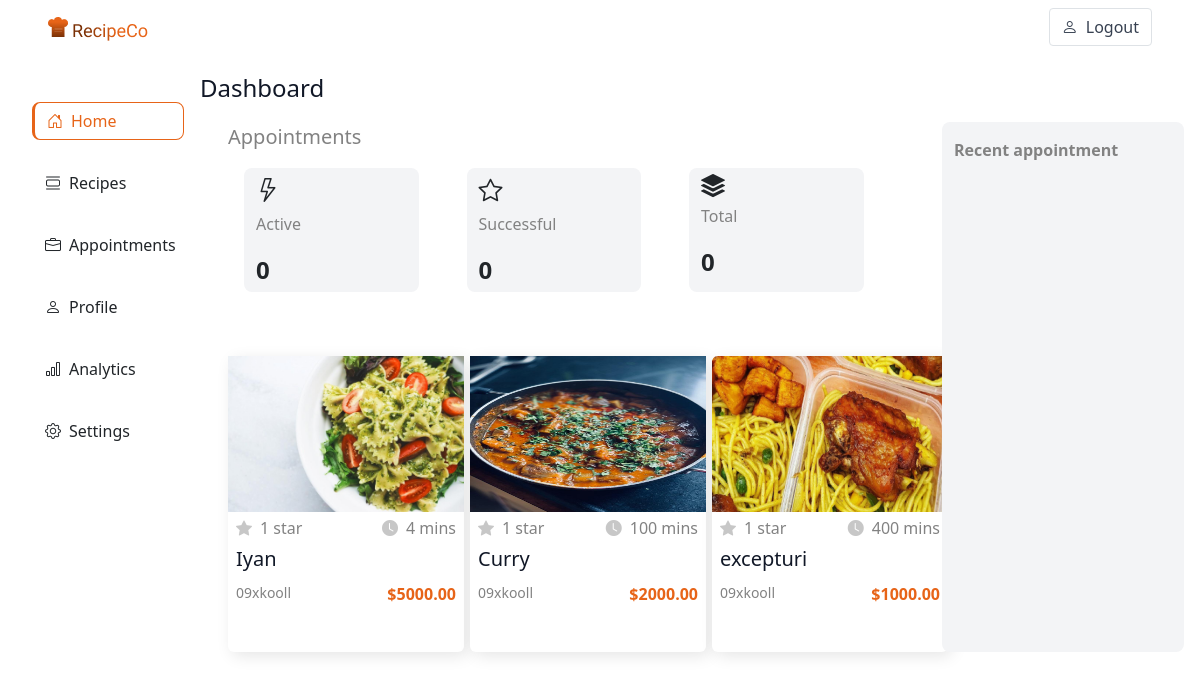
/chef/dashboard (signed in), run on the app's committed database.
### chef_management_app/models.py (models this page shows)
class Recipe(models.Model):
    id = models.AutoField(primary_key=True)
    name = models.CharField(max_length=255)
    decription = RichTextField(blank=True, null=True)
    method = RichTextField(blank=True, null=True)
    ingredient = RichTextField(blank=True, null=True)
    image_url = models.ImageField(upload_to=filepath_recipe, null=True, blank=True)
    created_at = models.DateTimeField(auto_now_add=True)
    price = models.IntegerField()
    period = models.IntegerField()
    address_name = models.TextField()
    country_id = models.ForeignKey(
        Country, on_delete=models.DO_NOTHING, null=True, blank=True
    )
    continent_id = models.ForeignKey(
        Continent, on_delete=models.DO_NOTHING, null=True, blank=True
    )
    chefuser_id = models.ForeignKey(ChefUser, on_delete=models.CASCADE)
    objects = models.Manager()

class ChefUser(models.Model):
    id = models.AutoField(primary_key=True)
    admin = models.OneToOneField(CustomUser, on_delete=models.CASCADE)
    chef_name = models.CharField(max_length=255)
    phone_number = models.CharField(max_length=255)
    image_url = models.ImageField(upload_to=filepath_chef, null=True, blank=True)
    join_date = models.DateTimeField(auto_now_add=True)
    address_name = models.TextField()
    country_id = models.ForeignKey(
        Country, on_delete=models.DO_NOTHING, null=True, blank=True
    )
    continent_id = models.ForeignKey(
        Continent, on_delete=models.DO_NOTHING, null=True, blank=True
    )
    objects = models.Manager()

### chef_management_app/views/chefView.py (the view)
# urls.py: path("chef/dashboard", chefView.HomePages, name="chef_home"),
def HomePages(request):
    chefuser = ChefUser.objects.get(admin = request.user.id)
    count_appointment = Appointment.objects.filter(chefuser_id = chefuser).count()
    appointment = Appointment.objects.filter(chefuser_id = chefuser, message = "Pending").order_by("-created_at")
    recent_appointment = appointment[:6]
    payment_appointment = Payment.objects.filter(chefuser_id = chefuser, message = "Payment Successful").count()
    recipes = Recipe.objects.filter(chefuser_id = chefuser).order_by('-created_at')[:3]
    total_appointment = count_appointment + payment_appointment
    recipes_ratings = []
    for recipe_obj in recipes:
        recipe_rating_obj = RecipeRating.objects.filter(recipe_id = recipe_obj.id)
        total_rating = CalculateRating(recipe_rating_obj) + 1
        response = {
            "recipe" : recipe_obj,
            "rating" : total_rating,
        }
        recipes_ratings.append(response)
    return render(request, "Chef/home.html", { "count_appointment" : total_appointment,  "pending_appointment" : count_appointment, "payment_appointment" : payment_appointment, "recipes" : recipes_ratings, "recent_appointment" : recent_appointment })

### chef_management_app/views/chefView.py (called while the page is built, shortened)
def CalculateRating(ratings):
    rating_initial = 0
    sum_divid = 1
    total_num = (rating_initial) / (sum_divid)
    return int(total_num)

### chef_management_app/templates/chef/home.html (shortened to what this page needs)
{% extends 'chef/navbar.html' %}
{% block chef_content %}
    <div>
        <p class="recipeco-black fs-4">Dashboard</p>
    </div>
    <div class="mx-3 mt-2 row">
        <div class="col-md-9">
            <div class="mb-5">
                <p class="section-text fs-5">Appointments</p>
                <div class="row ms-3">
                    <div class="col-md-3 appointment-card">
                        <div class="my-1">
                            <i class="bi bi-lightning fs-4"></i>
                        </div>
                        <p class="section-text mb-3">Active</p>
                        <p class="mb-1 fw-bold fs-4">{{ pending_appointment }}</p>
                    </div>
                    <div class="col-md-3 appointment-card mx-5">
                        <div class="my-1">
                            <i class="bi bi-star fs-4"></i>
                        </div>
                        <p class="section-text mb-3">Successful</p>
                        <p class="mb-1 fw-bold fs-4">{{ payment_appointment }}</p>
                    </div>
                    <div class="col-md-3 appointment-card">
                        <div>
                            <i class="bi bi-stack fs-4"></i>
                        </div>
                        <p class="section-text mb-3">Total</p>
                        <p class="mb-1 fw-bold fs-4">{{ count_appointment }}</p>
                    </div>
                </div>
            </div>
            <div>
                <div class="row">
                    {% for recipe in recipes %}
                        <div class="col-md-4">
                                <div class="col-md-3 mt-3">
                                    <a href="{% url 'get_recipe_Id' recipe.recipe.id %}" class="text-decoration-none">
                                        <div class="tr-card">
                                            <div>
                                                <img src="../media/{{ recipe.recipe.image_url }}" alt="placeholder meal" width="236" height="156">
                                            </div>
                                            <div class="mx-2">
                                                <div class="d-flex justify-content-between mt-1">
                                                    <div class="d-flex">
                                                        <i class="bi bi-star-fill section-logo me-2"></i>
                                                        <p class="mb-0 section-text">{{ recipe.rating }} star</p>
                                                    </div>
                                                    <div class="d-flex">
                                                        <i class="bi bi-clock-fill me-2 section-logo"></i>
                                                        <p class="mb-0 section-text">{{ recipe.recipe.period }} mins</p>
                                                    </div>
                                                </div>
                                                <div class="mt-1">
                                                    <p class="recipeco-black fs-5 mb-0">{{ recipe.recipe.name }}</p>
                                                </div>
                                                <div class="d-flex justify-content-between mt-2">
                                                    <p class="mb-0 section-text small">{{ recipe.recipe.chefuser_id.chef_name }}</p>
                                                    <p class="mb-0 fw-bold recipeco-theme">${{ recipe.recipe.price }}.00</p>
                                                </div>
                                            </div>
                                        </div>
                                    </a>
                                </div>
                        </div>
                    {% endfor %}
                </div>
            </div>
        </div>
        <div class="col-md-3 appointment-card">
            <p class="section-text fw-bold mt-3">Recent appointment</p>
        </div>
    </div>
{% endblock chef_content %}

### data on the page
Recipe: recipe.image_url (picture), rating "1", recipe.period "4", recipe.name "Iyan", recipe.chefuser_id.chef_name "09xkooll", recipe.price "5000"
Recipe: recipe.image_url (picture), rating "1", recipe.period "100", recipe.name "Curry", recipe.chefuser_id.chef_name "09xkooll", recipe.price "2000"
Recipe: recipe.image_url (placeholder picture), rating "1", recipe.period "400", recipe.name "excepturi", recipe.chefuser_id.chef_name "09xkooll", recipe.price "1000"

### other printed values
{{ pending_appointment }} "0"
{{ payment_appointment }} "0"
{{ count_appointment }} "0"
